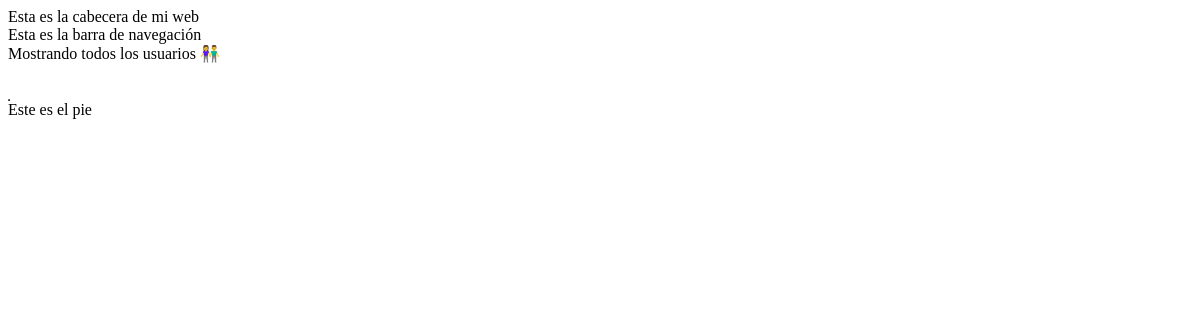
The app's page /, older data.
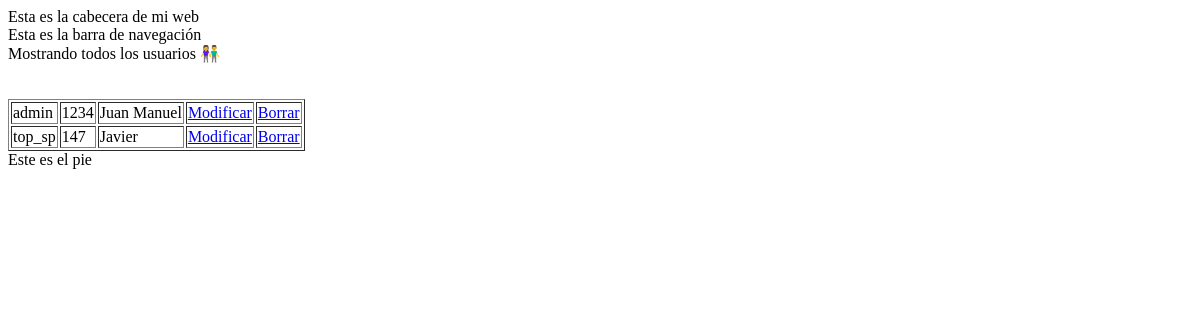
The same page, newer data.
### tables this page shows
CREATE TABLE IF NOT EXISTS `users` (
  `id` int NOT NULL AUTO_INCREMENT,
  `username` varchar(500) NOT NULL,
  `password` varchar(1000) NOT NULL,
  `realname` varchar(500) NOT NULL,
  PRIMARY KEY (`id`)
);

### view.php (called while the page is built)
<?php
class View
{
	public function show($viewName, $data = null)
	{
		include_once("views/header.php");
		include_once("views/$viewName.php");
		include_once("views/footer.php");
	}
}

### controllers/usersController.php (called while the page is built, shortened)
<?php
include_once("view.php");
class UsersController {
    private $view;
    public function __construct()
    {
        $this->view = new View();
    }
    public function showAllUsers(){
       $data['users'] = Users::getAll();
        $this->view->show("users/view_all" , $data);
    }
}

### index.php (called while the page is built, shortened)
<?php
include_once("controllers/timeSlotsController.php");
include_once("controllers/usersController.php");
$controller = new $controllerName();
if (!isset($_REQUEST['action'])) {
    $action = "showAllUsers";
} else {
    $action = $_REQUEST['action'];
}
$controller->$action();

### models/db.php (called while the page is built, shortened)
<?php
class DB {
    private static $connection;
    public static function createConnection() {
        self::$connection = new mysqli(Config::$dbhost, Config::$dbuser, Config::$dbpass, Config::$dbname);
        if (self::$connection->connect_errno) return false;
        else return true;
    }
    public static function dataQuery($sql) {
        $res = self::$connection->query($sql);
        $resArray = array();
        if ($res->num_rows > 0) {
            while ($row = $res->fetch_array()) {
                $resArray[] = $row;
            }
        } else {
            $resArray = null;
        }
        return $resArray;
    }
}

### models/usersModel.php (called while the page is built)
<?php
include_once("db.php");
class Users {
    public static function getAll(){
        $result = DB::dataQuery("SELECT * FROM users;");
        return $result;
    }
}

### views/users/view_all.php (the view)
<?php
echo "Mostrando todos los usuarios 👫";
echo "<br/> <br/><br/>";
echo "<table border=1>";
foreach ($data['users'] as $users) {
    echo "<tr>";
    echo "<td>" . $users['username'] . "</td>";
    echo "<td>" . $users['password'] . "</td>";
    echo "<td>" . $users['realname'] . "</td>";
    echo "<td><a class='btn btn-outline-info' href='index.php?action=formularioModificarPelicula&id_peliculas=" . $users['id'] . "'>Modificar</a></td>";
    echo "<td><a class='btn btn-outline-danger confirmacion' href='index.php?action=borrarPelicula&id_peliculas=" . $users['id'] . "'>Borrar</a></td>";
    echo "</tr>";
}
echo "</table>";

### views/header.php (shortened to what this page needs)
<!DOCTYPE html>
<html lang="es-ES">
<head>
</head>
<body>
    <div class='header'>
        Esta es la cabecera de mi web
    </div>
    <div class='nav'>
        Esta es la barra de navegación<br>
    </div>
    <div class='container'>

### views/footer.php
    </div>
    <div class='footer'>
        Este es el pie
    </div
</body>
</html>

Row changes from the older to the newer data that the page shows:
added users: username "admin", password "1234", realname "Juan Manuel"
added users: username "top_sp", password "147", realname "Javier"
